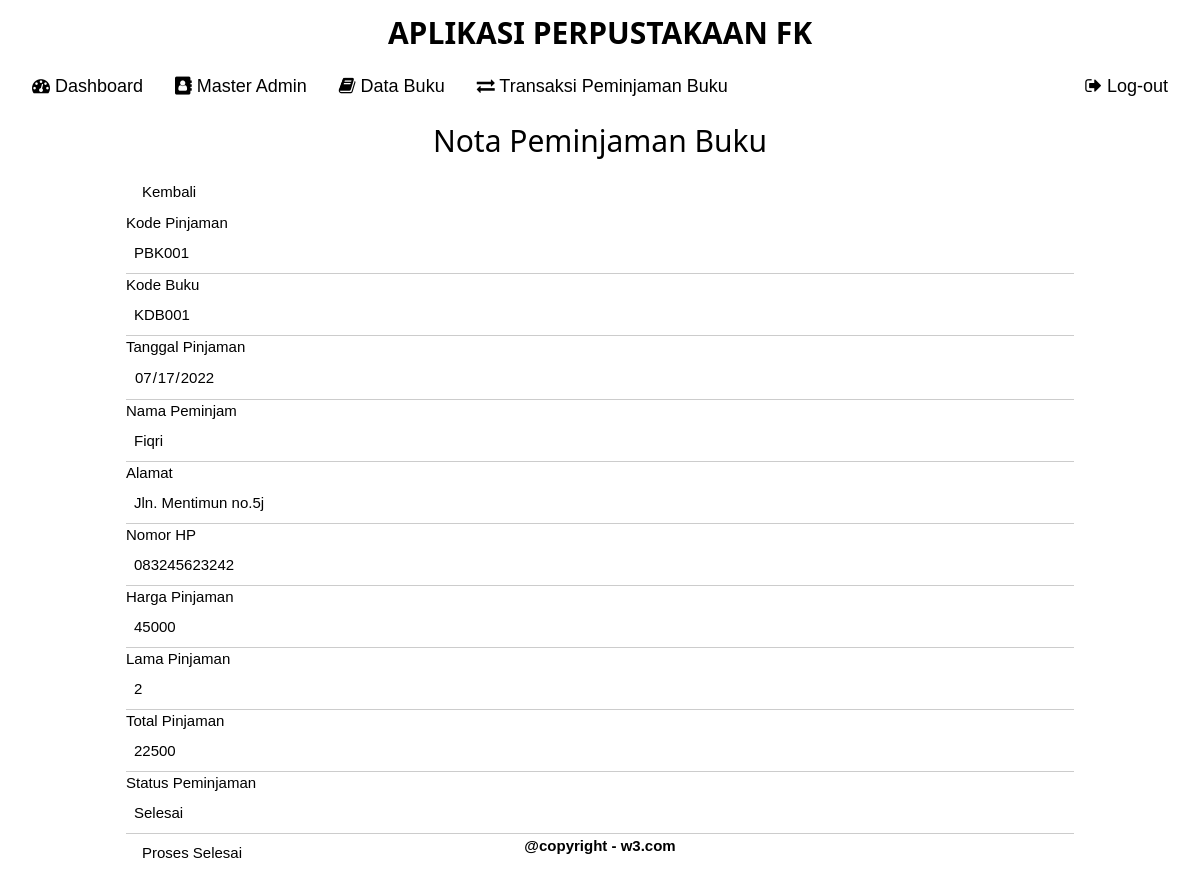
/admin/peminjaman-buku/selesai-peminjaman-buku.php?kode_pinjaman=PBK001, run on the app's committed database.
### tables this page shows
CREATE TABLE `tpinjaman_buku` (
  `kode_pinjaman` varchar(6) NOT NULL,
  `kode_buku` varchar(6) NOT NULL,
  `tgl_pinjaman` date NOT NULL,
  `nama` varchar(255) NOT NULL,
  `alamat` text NOT NULL,
  `nomor_hp` varchar(13) NOT NULL,
  `harga_pinjam` int(16) NOT NULL,
  `lama_pinjaman` int(6) NOT NULL,
  `total_pinjaman` bigint(16) NOT NULL,
  `status` enum('Belum Selesai','Selesai','','') NOT NULL
);

### admin/peminjaman-buku/selesai-peminjaman-buku.php (the view, shortened to what this page needs)
<?php include 'kode-pinjaman.php'; ?>
<?php include '../header.php' ?>
<body>
    <div class="w3-bar w3-color w3-center">
        <h2><b>APLIKASI PERPUSTAKAAN FK</b></h2>
    </div>
    <div class="w3-bar w3-color w3-container w3-large">
        <a href="dashboard.php" class="w3-bar-item w3-button"><i class="fa fa-dashboard"></i> Dashboard</a>
        <a href="master_admin.php" class="w3-bar-item w3-button"><i class="fa fa-address-book"></i> Master Admin</a>
        <a href="data_buku.php" class="w3-bar-item w3-button"><i class="fa fa-book"></i> Data Buku</a>
        <a href="peminjaman_buku.php" class="w3-bar-item w3-button"><i class="fa fa-exchange"></i> Transaksi Peminjaman Buku</a>
        <span onclick="document.getElementById('id00').style.display='block'" class="w3-bar-item w3-button w3-right"><i class="fa fa-sign-out"></i> Log-out</span>
    </div>
    <div class="w3-content">
        <div class="w3-container">
            <h2 class="w3-center">Nota Peminjaman Buku</h2>
            <a href="./" class="w3-button w3-color">Kembali</a>
            <?php
            $kode_pinjaman = $_GET['kode_pinjaman'];
            $data = mysqli_query($koneksi, "SELECT * FROM tpinjaman_buku where kode_pinjaman='$kode_pinjaman'");
            while ($d = mysqli_fetch_array($data)) {
            ?>
            <form method="post" action="update.php">
                <label>Kode Pinjaman</label>
                <input class="w3-input w3-color" type="text" name="kode_pinjaman" value="<?php echo $d['kode_pinjaman']; ?>" maxlength="20" required readonly>
                <label>Kode Buku</label>
                <input class="w3-input w3-color" type="text" name="kode_buku" value="<?php echo $d['kode_buku']; ?>" maxlength="20" required readonly>
                <label>Tanggal Pinjaman</label>
                <input class="w3-input w3-color" type="date" name="tgl_pinjaman" value="<?php echo $d['tgl_pinjaman']; ?>" required readonly>
                <label>Nama Peminjam</label>
                <input class="w3-input w3-color" type="text" name="nama" value="<?php echo $d['nama']; ?>" required readonly>
                <label>Alamat</label>
                <input class="w3-input w3-color" type="text" name="alamat" value="<?php echo $d['alamat']; ?>" required readonly>
                <label>Nomor HP</label>
                <input class="w3-input w3-color" type="text" name="nomor_hp" value="<?php echo $d['nomor_hp']; ?>" required readonly>
                <div class="hitung-pinjaman">
                    <label>Harga Pinjaman</label>
                    <input class="w3-input" type="number" id="harga_pinjam" name="harga_pinjam" value="<?php echo $d['harga_pinjam']; ?>" required>
                    <label>Lama Pinjaman</label>
                    <input class="w3-input" type="number" id="lama_pinjaman" name="lama_pinjaman" value="<?php echo $d['lama_pinjaman']; ?>" required>
                    <label>Total Pinjaman</label>
                    <input class="w3-input w3-color" type="number" id="total_pinjaman" name="total_pinjaman" value="<?php echo $d['total_pinjaman']; ?>" required readonly>
                </div>
                <label>Status Peminjaman</label>
                <input class="w3-input w3-color" type="text" value="Selesai" name="status" readonly>
                <input class="w3-button w3-color" type="submit" value="Proses Selesai">
            </form>
            <?php } ?>
        </div>
    </div>
<?php include '../footer.php' ?>

### frontend/css/w3.css (style rules this page uses)
html { box-sizing: border-box }
*,*:before,*:after { box-sizing: inherit }
html,body { font-family:Verdana,sans-serif ; font-size:15px ; line-height:1.5 }
html { overflow-x:hidden }
h2 { font-size:30px }
h1,h2,h3,h4,h5,h6 { font-family:"Segoe UI",Arial,sans-serif;font-weight:400;margin:10px 0 }
a { color:inherit }
.w3-btn,.w3-button { border:none; display:inline-block; padding:8px 16px; vertical-align:middle; overflow:hidden; text-decoration:none; color:inherit; background-color:inherit; text-align:center; cursor:pointer; white-space:nowrap }
.w3-btn,.w3-button { -webkit-touch-callout:none; -webkit-user-select:none; -khtml-user-select:none; -moz-user-select:none; -ms-user-select:none; user-select:none }
.w3-input { padding:8px ; display:block ; border:none ; border-bottom:1px solid #ccc ; width:100% ; }
.w3-bar { width:100% ; overflow:hidden }
.w3-bar .w3-bar-item { padding:8px 16px ; float:left ; width:auto ; border:none ; display:block ; outline:0 }
.w3-bar .w3-button { white-space:normal }
.w3-container:after,.w3-container:before,.w3-panel:after,.w3-panel:before,.w3-row:after,.w3-row:before,.w3-row-padding:after,.w3-row-padding:before, .w3-cell-row:before,.w3-cell-row:after,.w3-clear:after,.w3-clear:before,.w3-bar:before,.w3-bar:after { content:"" ; display:table ; clear:both }
.w3-content,.w3-auto { margin-left:auto ; margin-right:auto }
.w3-content { max-width:980px }
.w3-container,.w3-panel { padding:0.01em 16px }
.w3-large { font-size:18px!important }
.w3-center { text-align:center!important }
.w3-right { float:right!important }

### data on the page
tpinjaman_buku: kode_pinjaman "PBK001", kode_buku "KDB001", tgl_pinjaman "07/17/2022", nama "Fiqri", alamat "Jln. Mentimun no.5j", nomor_hp "083245623242", harga_pinjam "45000", lama_pinjaman "2", total_pinjaman "22500"
